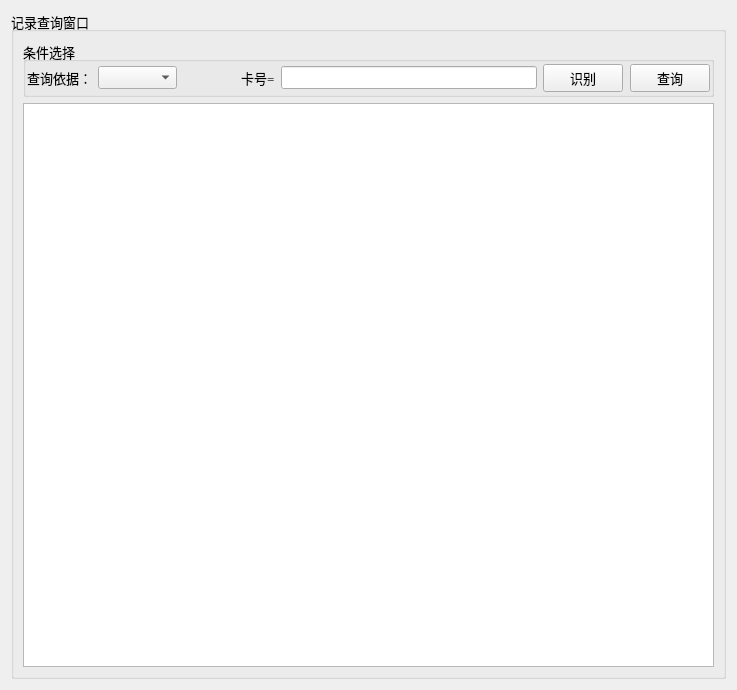
<?xml version="1.0" encoding="UTF-8"?>
<ui version="4.0">
 <class>TableInfoPages</class>
 <widget class="QWidget" name="TableInfoPages">
  <property name="geometry">
   <rect>
    <x>0</x>
    <y>0</y>
    <width>737</width>
    <height>690</height>
   </rect>
  </property>
  <property name="windowTitle">
   <string>Form</string>
  </property>
  <layout class="QHBoxLayout" name="horizontalLayout_2">
   <item>
    <widget class="QGroupBox" name="groupBox_2">
     <property name="font">
      <font>
       <family>Times New Roman</family>
       <pointsize>10</pointsize>
      </font>
     </property>
     <property name="title">
      <string>记录查询窗口</string>
     </property>
     <layout class="QVBoxLayout" name="verticalLayout">
      <item>
       <widget class="QGroupBox" name="groupBox">
        <property name="sizePolicy">
         <sizepolicy hsizetype="Preferred" vsizetype="Fixed">
          <horstretch>0</horstretch>
          <verstretch>0</verstretch>
         </sizepolicy>
        </property>
        <property name="font">
         <font>
          <family>Times New Roman</family>
          <pointsize>10</pointsize>
         </font>
        </property>
        <property name="title">
         <string>条件选择</string>
        </property>
        <layout class="QHBoxLayout" name="horizontalLayout_3">
         <property name="leftMargin">
          <number>1</number>
         </property>
         <property name="topMargin">
          <number>1</number>
         </property>
         <property name="rightMargin">
          <number>1</number>
         </property>
         <property name="bottomMargin">
          <number>1</number>
         </property>
         <item>
          <widget class="QLabel" name="label">
           <property name="font">
            <font>
             <family>Times New Roman</family>
             <pointsize>10</pointsize>
            </font>
           </property>
           <property name="text">
            <string>查询依据：</string>
           </property>
          </widget>
         </item>
         <item>
          <widget class="QComboBox" name="comboBox">
           <property name="font">
            <font>
             <family>Times New Roman</family>
             <pointsize>10</pointsize>
            </font>
           </property>
          </widget>
         </item>
         <item>
          <spacer name="horizontalSpacer_2">
           <property name="orientation">
            <enum>Qt::Horizontal</enum>
           </property>
           <property name="sizeHint" stdset="0">
            <size>
             <width>156</width>
             <height>20</height>
            </size>
           </property>
          </spacer>
         </item>
         <item>
          <widget class="QStackedWidget" name="stackedWidget">
           <property name="sizePolicy">
            <sizepolicy hsizetype="Fixed" vsizetype="Preferred">
             <horstretch>0</horstretch>
             <verstretch>0</verstretch>
            </sizepolicy>
           </property>
           <property name="font">
            <font>
             <family>Times New Roman</family>
             <pointsize>10</pointsize>
            </font>
           </property>
           <property name="currentIndex">
            <number>1</number>
           </property>
           <widget class="QWidget" name="page">
            <layout class="QHBoxLayout" name="horizontalLayout">
             <property name="leftMargin">
              <number>1</number>
             </property>
             <property name="topMargin">
              <number>1</number>
             </property>
             <property name="rightMargin">
              <number>1</number>
             </property>
             <property name="bottomMargin">
              <number>1</number>
             </property>
             <item>
              <widget class="QLabel" name="label_4">
               <property name="text">
                <string>开始：</string>
               </property>
              </widget>
             </item>
             <item>
              <widget class="QDateTimeEdit" name="dtEditStart"/>
             </item>
             <item>
              <widget class="QLabel" name="label_5">
               <property name="text">
                <string>结束：</string>
               </property>
              </widget>
             </item>
             <item>
              <widget class="QDateTimeEdit" name="dtEditEnd"/>
             </item>
            </layout>
           </widget>
           <widget class="QWidget" name="page_2">
            <layout class="QHBoxLayout" name="horizontalLayout_4">
             <property name="leftMargin">
              <number>1</number>
             </property>
             <property name="topMargin">
              <number>1</number>
             </property>
             <property name="rightMargin">
              <number>1</number>
             </property>
             <property name="bottomMargin">
              <number>1</number>
             </property>
             <item>
              <widget class="QLabel" name="label_2">
               <property name="font">
                <font>
                 <family>Times New Roman</family>
                 <pointsize>10</pointsize>
                </font>
               </property>
               <property name="text">
                <string>卡号=</string>
               </property>
              </widget>
             </item>
             <item>
              <widget class="QLineEdit" name="lineEdit"/>
             </item>
             <item>
              <widget class="QPushButton" name="btn_Enventory">
               <property name="text">
                <string>识别</string>
               </property>
              </widget>
             </item>
            </layout>
           </widget>
           <widget class="QWidget" name="page_3">
            <layout class="QHBoxLayout" name="horizontalLayout_5">
             <property name="leftMargin">
              <number>1</number>
             </property>
             <property name="topMargin">
              <number>1</number>
             </property>
             <property name="rightMargin">
              <number>1</number>
             </property>
             <property name="bottomMargin">
              <number>1</number>
             </property>
             <item>
              <widget class="QLabel" name="label_3">
               <property name="text">
                <string>姓名 = </string>
               </property>
              </widget>
             </item>
             <item>
              <widget class="QLineEdit" name="lineEdit_2"/>
             </item>
            </layout>
           </widget>
          </widget>
         </item>
         <item>
          <widget class="QPushButton" name="btn_Query">
           <property name="font">
            <font>
             <family>Times New Roman</family>
             <pointsize>10</pointsize>
            </font>
           </property>
           <property name="text">
            <string>查询</string>
           </property>
          </widget>
         </item>
        </layout>
       </widget>
      </item>
      <item>
       <widget class="QTableView" name="tableView">
        <property name="font">
         <font>
          <family>Times New Roman</family>
          <pointsize>10</pointsize>
         </font>
        </property>
       </widget>
      </item>
     </layout>
    </widget>
   </item>
  </layout>
 </widget>
 <resources/>
 <connections/>
</ui>
